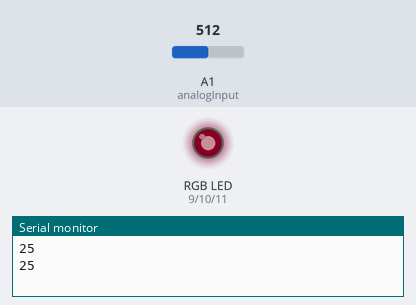
Recording of a sketch running on a simulated Arduino Uno, built with avr-gcc and run on an emulated ATmega328P. On the bench: an RGB LED mixed from three pins (HIGH = lit), the last lines printed to the serial monitor. Inputs (shaded band) come from the test bench; at power-on: A1 (analogInput) = 512. Dim RGB values are drawn brighter than linear; random numbers use the default seed unless the sketch sets one.

Above: at 1.8 s.
1.9 s: A1 (analogInput) set to 716
At 2.8 s:
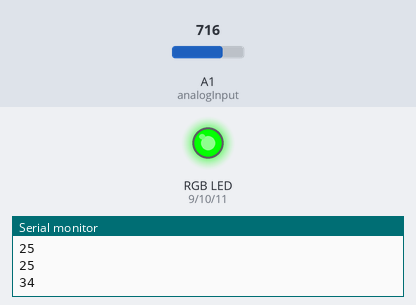
6.0 s: A1 (analogInput) set to 511
10.1 s: A1 (analogInput) set to 900
At 12.8 s:
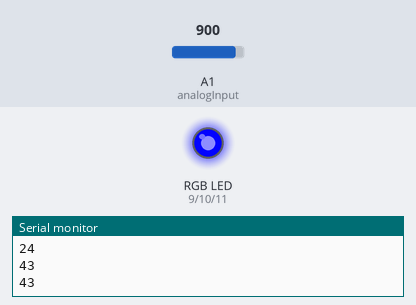
Timing chart, 0 to 39.5 s (numbered marks = the images above; inputs shaded):
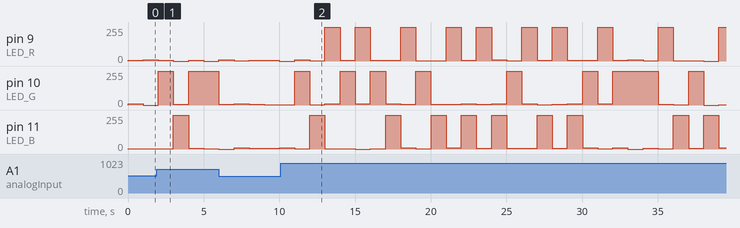

The sketch:

mikamonsma-305-lichtsensor-rgb-led.ino
```cpp
const byte LED_R = 9;
const byte LED_G = 10;
const byte LED_B = 11;
const byte analogInput = A1;

void setup() {
  // put your setup code here, to run once:
  pinMode(LED_R, OUTPUT);
  pinMode(LED_G, OUTPUT);
  pinMode(LED_B, OUTPUT);

  Serial.begin(9600);
}

void loop() {
  // put your main code here, to run repeatedly:

  int val = analogRead(analogInput);

  int newVal = map (val, 0, 1023, 0, 50);


  analogWrite(LED_R, random(0, 10));
  analogWrite(LED_G, random(0, 10));
  analogWrite(LED_B, random(0, 10));

  if (newVal > 30) {
    analogWrite(random(9, 12), 255);
  }

  Serial.println(newVal);

  delay(1000);
}
```
